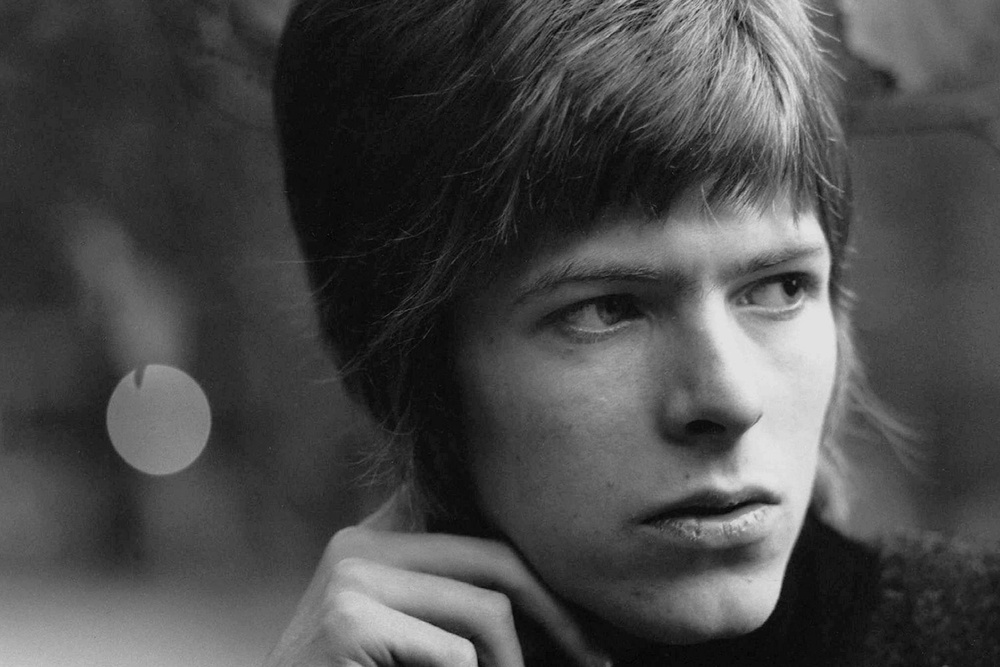
#> input picture A1/Vision-Assign1/bowie.jpg, 1000 x 667 px, shrunk from 1500 x 1000 before the run
$ python focus.py bowie.jpg   (Python 2 division)
#> lines starting #> are read from the running program, lines starting #| are printed output that depends on the picture
# focus.py
# Question 1
import argparse
import cv2
import numpy as np
import scipy as sp
import matplotlib.pyplot as plt
from scipy import signal
import time

def filter(img):
    # Complete this method according to the tasks listed in the lab handout.
    mean = np.array([0,0])
    mean = mean.reshape(2,1)
    cov = np.array([[20,0],[0,20]])

    g2d = gaussian2d(mean, cov, 50)
    g2d_norm = g2d/np.sum(g2d)

    img_gaussian = signal.convolve2d(img, g2d_norm, mode='same', boundary='fill')
    img = img_gaussian

    return img

def gaussian2d(mu, con, n):
    #Generates an n x n gaussian kernel
    #display original image and blurred image
    #mu is mean, 2x1 vector
    #cov is covariance, 2x2 matrix
    s = int(n/2)
    x = np.linspace(-s,s,n)
    y = np.linspace(-s,s,n)
    xc, yc = np.meshgrid(x,y)
    xy = np.zeros([n,n,2])
    xy[:,:,0] = xc
    xy[:,:,1] = yc

    invcon = np.linalg.inv(con)
    results = np.ones([xy.shape[0], xy.shape[1]])
    for x in range(0, xy.shape[0]):
        for y in range(0, xy.shape[1]):
            v = xy[x,y,:].reshape(2,1) - mu
            results[x,y] = np.dot(np.dot(np.transpose(v), invcon), v)
    results = np.exp(- results /2)
    return results


def load_image(imgfile):
#> called with imgfile = 'bowie.jpg'
	start_time = time.time()
	print 'Opening ', imgfile
	img = cv2.imread(imgfile)
#> img is the input picture: shape (667, 1000, 3); min 1, max 230, mean 73.6
	''
	#f = np.fft.fft2(img)
	#fshift = np.fft.fftshift(f)
	img_gray = cv2.cvtColor(img, cv2.COLOR_RGB2GRAY)
	filtered_img = filter(img_gray)
#> in filter, `img_gaussian = signal.convolve2d(img, g2d_norm, mode='same', boundary=..`:
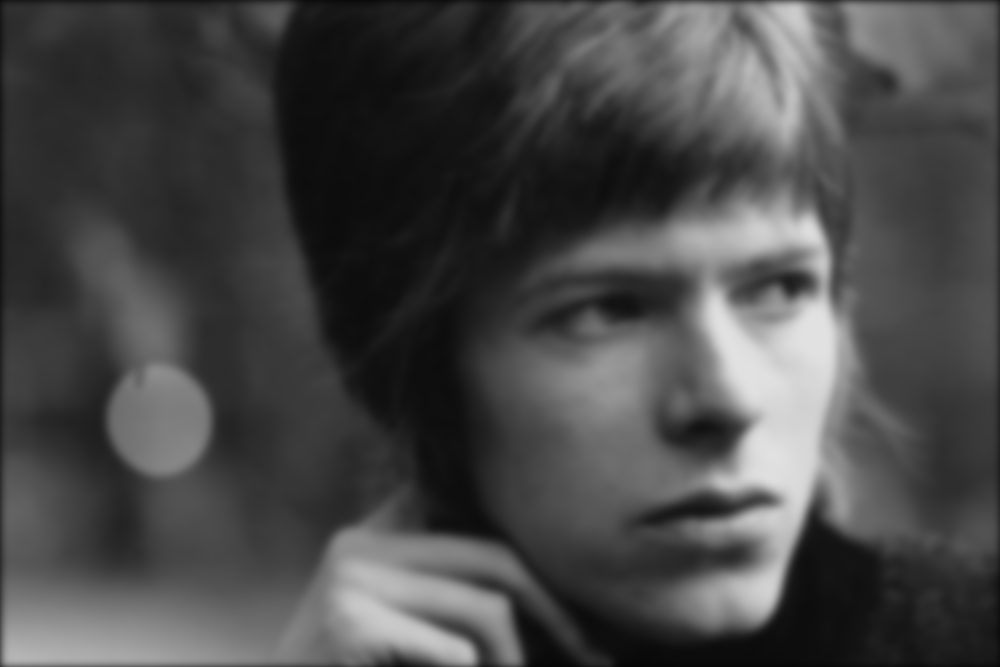
#> img_gaussian: shape (667, 1000) float64; min 5.6, max 226, mean 72.9

	#Subtracting gets us the areas that are sharp
	#img3 = cv2.subtract(filtered_img, img_gray)
	img3 = filtered_img - img_gray
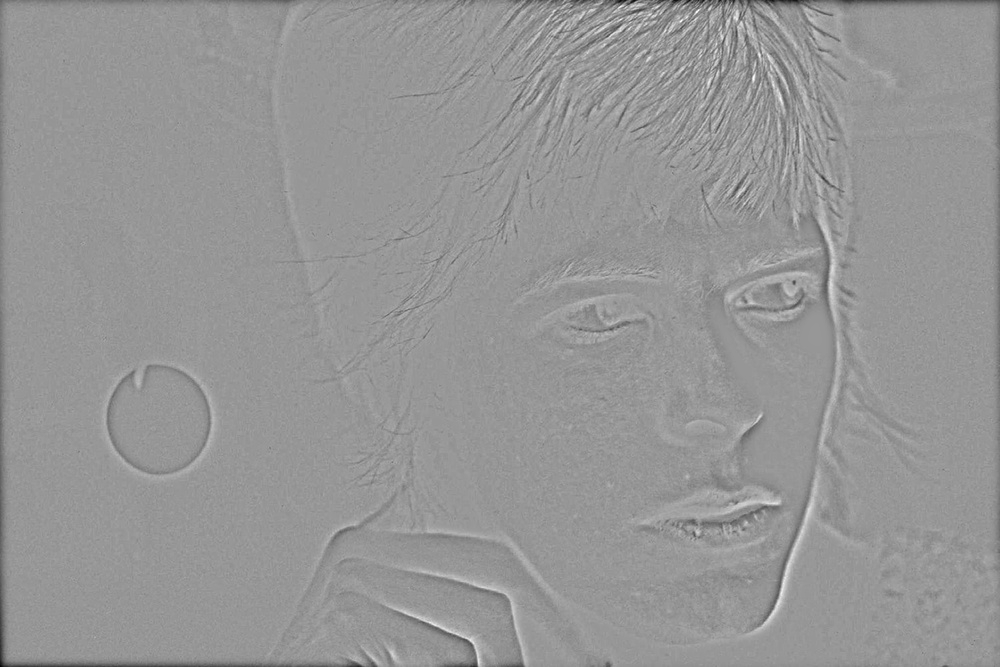
#> img3: shape (667, 1000) float64; min -139.8, max 96.21, mean -0.7; drawn with min black and max white

	elapsed_time = time.time() - start_time
	print 'Focus analysis took %s seconds' % elapsed_time

	plt.subplot(121)
	plt.imshow(img_gray, cmap='gray')
	plt.title('Input')
	plt.xticks([])
	plt.yticks([])
	plt.subplot(122)
	plt.imshow(img3, cmap='gray')
	plt.title('Sharp regions')
	plt.xticks([])
	plt.yticks([])
	plt.show()
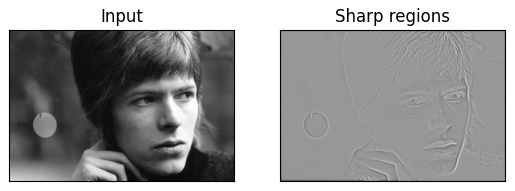
#> figure drawn by matplotlib, 2 panels


if __name__ == '__main__':
	parser = argparse.ArgumentParser(description="CSCI 4220U Assignment 1 Question 1")
	parser.add_argument('imgfile', help='image file')
	args = parser.parse_args()
	load_image(args.imgfile)
